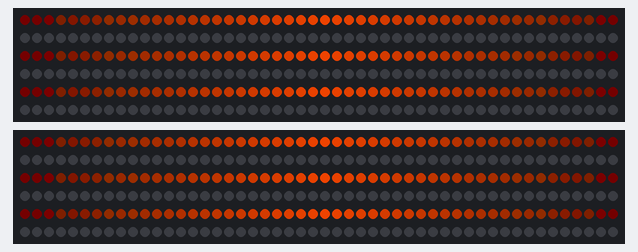
Recording of a sketch running on a simulated Arduino Uno, built with avr-gcc and run on an emulated ATmega328P. Parts: 2 × 300 RGB LEDs in strip order, left to right, continuing on the next row. Dim RGB values are drawn brighter than linear.

Above: at 0.21 s.
At 2.14 s:
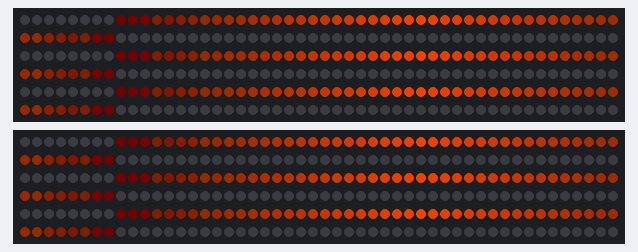
At 4.07 s:
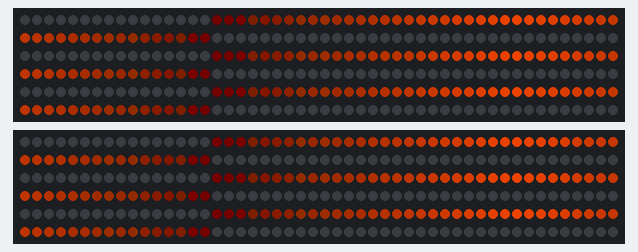
At 8.57 s:
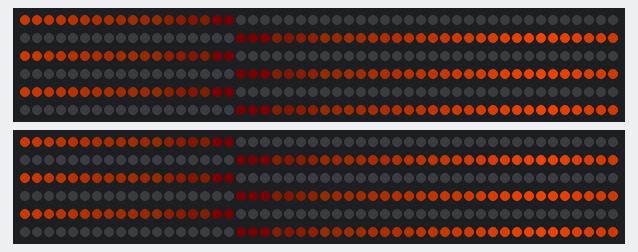
At 12.42 s:
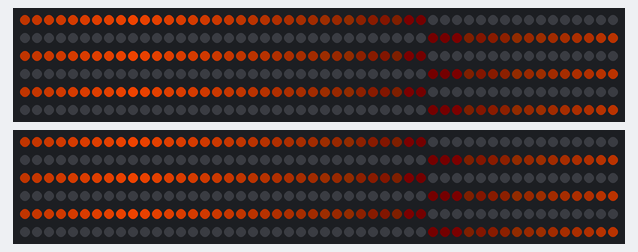
At 16.92 s:
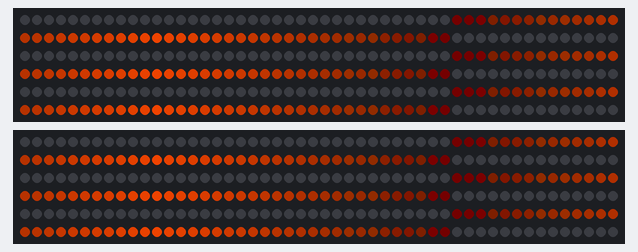

Measured:
- by itself, everything shown: repeats every 16.1 s, in 50 steps

The sketch:

halloweenDots.ino
```cpp
#include <FastLED.h>
#define LED_PIN 7
#define LED_PIN_2 8
#define NUM_LEDS 300
char in = 'a';

CRGB leds[NUM_LEDS];
long clock;

void setup() {
    FastLED.addLeds<WS2812, LED_PIN, GRB>(leds, NUM_LEDS);
    FastLED.addLeds<WS2812, LED_PIN_2, GRB>(leds, NUM_LEDS);
    FastLED.clear();
    FastLED.show();
    Serial.begin(9600);
    clock = 0;
}

void loop() {
  slide(3, 50, 10, 255, 2);
  delay(5);
  clock += 1;
  if (clock == 1000000) {
    clock = 0;
  }
}
```

allColor.ino
```cpp
void allColor(CRGB color) {
   if(clock == 0) {
    for (int i = 0; i < NUM_LEDS; i++) {
      leds[i] = color;
    }
    FastLED.show();
   }
}
```

helpers.ino
```cpp
void setLed(int num, CRGB color) {
  leds[num] = color;
}

void setLed(int num, CHSV color) {
  leds[num] = color;
}

// Sets leds, not inclusive at last
void setLeds(int first, int last, CRGB color) {
  for (int i = first; i < last; i++) {
    setLed(i, color);
  }
}

// Sets leds, not inclusive at last
void setLeds(int first, int last, CHSV color) {
  for (int i = first; i < last; i++) {
    setLed(i, color);
  }
}


// Sets leds from array
void setLeds(int lights[], int numLeds, CRGB color) {
  for (int i = 0; i < numLeds; i++) {
    setLed(lights[i], color);
  }
}

// Sets leds from array
void setLeds(int lights[], int numLeds, CHSV color) {
  for (int i = 0; i < numLeds; i++) {
    setLed(lights[i], color);
  }
}

// Returns a boolean to say whether it should run based on the clock
boolean goTime(int t) {
  return (clock % (t / 5)) == 0;
}
```

slideHalloween.ino
```cpp
void slide(int sections, int len, int sped, int brightness, int fade) {
  // Changable
  int NUM_SECTIONS = sections;
  int SECTION_LENGTH = len;
  int SPEED = sped;
  int BRIGHTNESS = brightness;
  int FADE = fade; // KEEP BETWEEN 0 and 2
  int TRACK_LENGTH = NUM_LEDS;
  int SECTION_OFFSET = TRACK_LENGTH / NUM_SECTIONS;

  FastLED.clear();

  // Iterate to make sections
  for (int sec = 0; sec < NUM_SECTIONS; sec++) {
    int offset = sec * SECTION_OFFSET;
    int pos = ((int) (clock + offset) * (SPEED / 5.0));

    // Light up leds
    for (int l = 0; l < SECTION_LENGTH; l++) {
      int brightness = BRIGHTNESS - abs(SECTION_LENGTH/2 - l) * (BRIGHTNESS/SECTION_LENGTH) * FADE;
      setLed((pos + l) % NUM_LEDS, CHSV(21, 255, brightness));
    }
  }
  FastLED.show();
}
```
